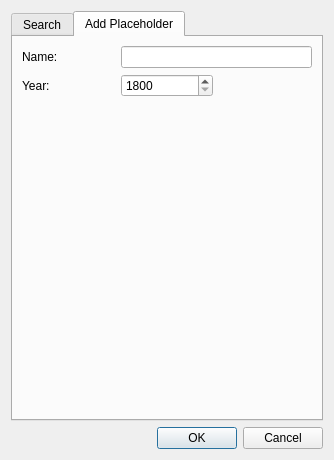
<?xml version="1.0" encoding="UTF-8"?>
<ui version="4.0">
 <class>cMovieSearch</class>
 <widget class="QDialog" name="cMovieSearch">
  <property name="geometry">
   <rect>
    <x>0</x>
    <y>0</y>
    <width>334</width>
    <height>460</height>
   </rect>
  </property>
  <property name="windowTitle">
   <string>Dialog</string>
  </property>
  <layout class="QGridLayout" name="gridLayout_3">
   <item row="1" column="0">
    <widget class="QDialogButtonBox" name="m_lpButtonBox">
     <property name="orientation">
      <enum>Qt::Horizontal</enum>
     </property>
     <property name="standardButtons">
      <set>QDialogButtonBox::Cancel|QDialogButtonBox::Ok</set>
     </property>
    </widget>
   </item>
   <item row="0" column="0">
    <widget class="QTabWidget" name="m_lpTabWidget">
     <property name="currentIndex">
      <number>1</number>
     </property>
     <widget class="QWidget" name="Search">
      <attribute name="title">
       <string>Search</string>
      </attribute>
      <layout class="QGridLayout" name="gridLayout">
       <item row="0" column="0">
        <layout class="QVBoxLayout" name="verticalLayout_2">
         <item>
          <layout class="QVBoxLayout" name="verticalLayout">
           <item>
            <layout class="QHBoxLayout" name="horizontalLayout">
             <item>
              <widget class="QLineEdit" name="m_lpSearch"/>
             </item>
             <item>
              <widget class="QPushButton" name="m_lpSearchButton">
               <property name="text">
                <string>Search</string>
               </property>
              </widget>
             </item>
            </layout>
           </item>
           <item>
            <widget class="QTreeWidget" name="m_lpResults">
             <property name="columnCount">
              <number>3</number>
             </property>
             <attribute name="headerVisible">
              <bool>false</bool>
             </attribute>
             <column>
              <property name="text">
               <string notr="true">1</string>
              </property>
             </column>
             <column>
              <property name="text">
               <string notr="true">2</string>
              </property>
             </column>
             <column>
              <property name="text">
               <string notr="true">3</string>
              </property>
             </column>
            </widget>
           </item>
          </layout>
         </item>
        </layout>
       </item>
      </layout>
     </widget>
     <widget class="QWidget" name="Add">
      <attribute name="title">
       <string>Add Placeholder</string>
      </attribute>
      <layout class="QGridLayout" name="gridLayout_4">
       <item row="0" column="0">
        <layout class="QVBoxLayout" name="verticalLayout_3">
         <item>
          <layout class="QGridLayout" name="gridLayout_2">
           <item row="0" column="0">
            <widget class="QLabel" name="label">
             <property name="text">
              <string>Name:</string>
             </property>
            </widget>
           </item>
           <item row="0" column="1" colspan="2">
            <widget class="QLineEdit" name="m_lpPlaceholderName"/>
           </item>
           <item row="1" column="0">
            <widget class="QLabel" name="label_2">
             <property name="text">
              <string>Year:</string>
             </property>
            </widget>
           </item>
           <item row="1" column="1">
            <widget class="QSpinBox" name="m_lpYear">
             <property name="minimum">
              <number>1800</number>
             </property>
             <property name="maximum">
              <number>2100</number>
             </property>
            </widget>
           </item>
          </layout>
         </item>
         <item>
          <spacer name="verticalSpacer">
           <property name="orientation">
            <enum>Qt::Vertical</enum>
           </property>
           <property name="sizeHint" stdset="0">
            <size>
             <width>20</width>
             <height>40</height>
            </size>
           </property>
          </spacer>
         </item>
        </layout>
       </item>
      </layout>
     </widget>
    </widget>
   </item>
  </layout>
 </widget>
 <resources/>
 <connections>
  <connection>
   <sender>m_lpButtonBox</sender>
   <signal>accepted()</signal>
   <receiver>cMovieSearch</receiver>
   <slot>accept()</slot>
   <hints>
    <hint type="sourcelabel">
     <x>248</x>
     <y>254</y>
    </hint>
    <hint type="destinationlabel">
     <x>157</x>
     <y>274</y>
    </hint>
   </hints>
  </connection>
  <connection>
   <sender>m_lpButtonBox</sender>
   <signal>rejected()</signal>
   <receiver>cMovieSearch</receiver>
   <slot>reject()</slot>
   <hints>
    <hint type="sourcelabel">
     <x>316</x>
     <y>260</y>
    </hint>
    <hint type="destinationlabel">
     <x>286</x>
     <y>274</y>
    </hint>
   </hints>
  </connection>
 </connections>
</ui>
